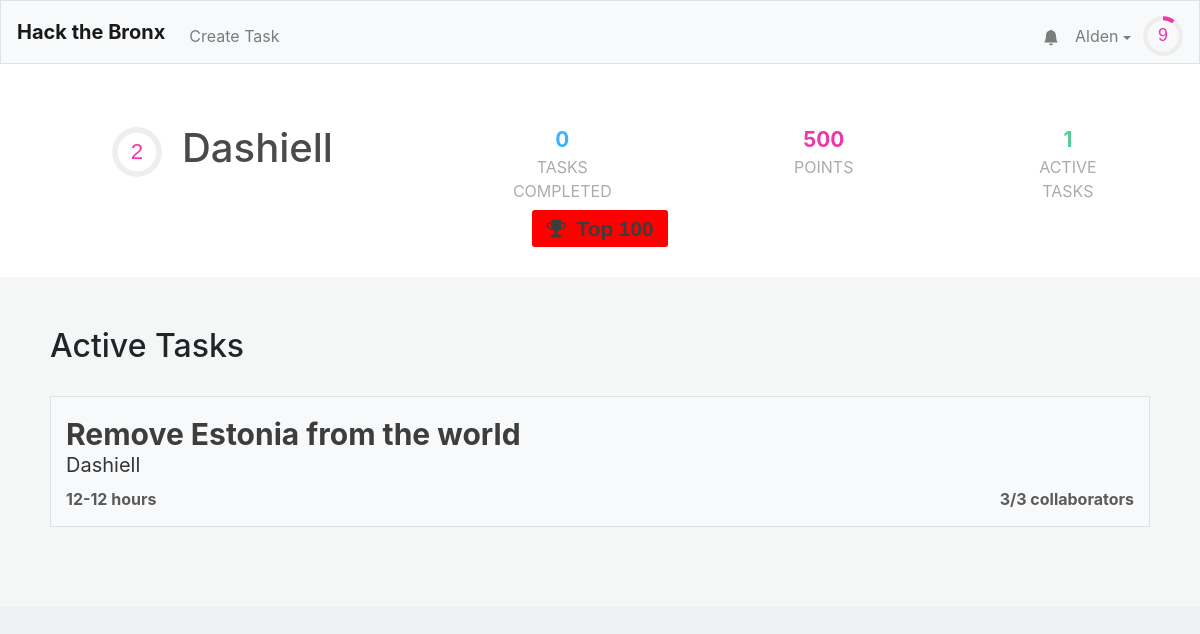
Page /profile/Dashiell (signed in) on the earlier database version.
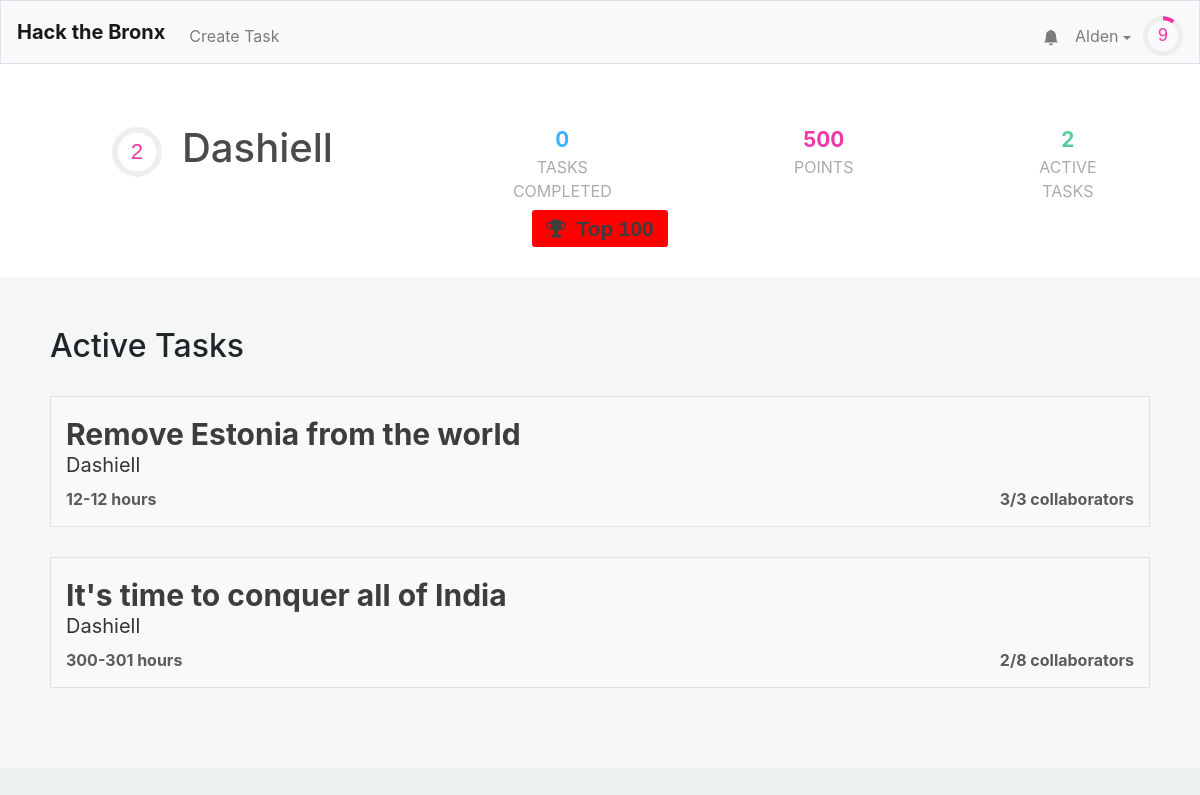
Same page on the later database version.
### tables this page shows
CREATE TABLE "tasks" (
	"id"	INTEGER NOT NULL UNIQUE,
	"title"	TEXT NOT NULL,
	"description"	TEXT,
	"languages"	BLOB,
	"image"	TEXT,
	"hmin"	INTEGER,
	"hmax"	INTEGER,
	"cmax"	INTEGER,
	"collaborators"	TEXT,
	"creator"	INTEGER,
	PRIMARY KEY("id" AUTOINCREMENT)
);

CREATE TABLE "users" (
	"id"	INTEGER NOT NULL UNIQUE,
	"username"	TEXT NOT NULL UNIQUE,
	"hash"	TEXT NOT NULL,
	"email"	TEXT,
	"tasks"	TEXT,
	"points"	INTEGER NOT NULL DEFAULT 0,
	"numcomplete"	INTEGER NOT NULL DEFAULT 0,
	"notifications"	BLOB,
	PRIMARY KEY("id" AUTOINCREMENT)
);

### application.py (the view)
@app.route("/profile/<username>")
@login_required
def profile(username):
    user = getuser(session, db)
    if user["username"] != username:
        other_user = get_user_from_name(username, db)
    else:
        other_user = user
    alltasks = db.execute("SELECT * FROM tasks")
    tasks = []
    for task in alltasks:
        if (task['creator'] == other_user['id'] or other_user['id'] in debyte(task['collaborators'])):
            task['creator'] = other_user["username"]
            task["collaborators-count"] = len(debyte(task['collaborators']))
            task["points"] = calculate_points(task)
            tasks.append(task)
    return render_template("profile.html",other_user=other_user,user=user,active_tasks=tasks,task_count=len(tasks), len=len)

### application.py (called while the page is built)
@app.after_request
def after_request(response):
    response.headers["Cache-Control"] = "no-cache, no-store, must-revalidate"
    response.headers["Expires"] = 0
    response.headers["Pragma"] = "no-cache"
    return response

### helpers.py (called while the page is built)
def login_required(f):
    @wraps(f)
    def decorated_function(*args, **kwargs):
        if session.get("user_id") is None:
            return redirect("/login")
        return f(*args, **kwargs)
    return decorated_function

def debyte(obj):
    return pickle.loads(obj)

def getuser(session, db):
    user =  db.execute("SELECT * FROM users WHERE id = :id", id=session["user_id"])[0]
    user["level"]=int(user['points']**.5//8)
    user["level-progress"] = (user['points']**.5/8-user["level"])*100
    user["notifications"] = debyte(user["notifications"]) if user["notifications"] else []
    user["notification-amount"] = len(user["notifications"])
    return user

def get_user_from_name(name, db):
    user =  db.execute("SELECT * FROM users WHERE username = :name", name=name)[0]
    user["level"]=int(user['points']**.5//8)
    user["level-progress"] = (user['points']**.5%8)/(((user["level"]+1)*8)**2)
    return user

### templates/profile.html (shortened to what this page needs)
{% extends "layout.html" %}
{% block head %}
    <link href="/static/profile.css" rel="stylesheet">
    <link rel="stylesheet" href="https://use.fontawesome.com/releases/v5.0.7/css/all.css">
	<link href="https://cdnjs.cloudflare.com/ajax/libs/font-awesome/4.7.0/css/font-awesome.min.css" rel="stylesheet"/>
{% endblock %}
{% block mainnocont %}
	<div class="profile-outer">
		<div class="name-wrapper">
			<div class = "name-section">
			 	<div style="display: flex; align-items: center;">
					<div style = "margin-left: 12px;">
						<svg viewBox="0 0 36 36" class="level-display-outer">
							<path class="level-display-bg"
				        d="M18 2.0845
				          a 15.9155 15.9155 0 0 1 0 31.831
				          a 15.9155 15.9155 0 0 1 0 -31.831"
				      />
						  <path class = "level-display"
						    d="M18 2.0845
						      a 15.9155 15.9155 0 0 1 0 31.831
						      a 15.9155 15.9155 0 0 1 0 -31.831"
						    fill="none"
						    stroke="#444";
						    stroke-width="1";
						    stroke-dasharray="{{ other_user["level-progress"] }}, 100";
						  />
						  <text x="18" y="22.8" class="level">{{other_user["level"]}}</text>
						</svg>
					</div>
					<h1 class="profile-username">{{other_user["username"]}}</h1>
				</div>
				<div class = "tasks-completed">
					<span>{{ other_user["numcomplete"] }}</span>
					<div>Tasks Completed</div>
				</div>
				<div class = "point-count">
					<span>{{ other_user["points"] }}</span>
					<div>Points</div>
				</div>
				<div class = "active-tasks">
					<span>{{ task_count }}</span>
					<div>Active Tasks</div>
				</div>
			</div>
			<div class="user-tags">
				<span class="tag" style="font-family:Arial, FontAwesome">
					&#xf091; <b style="margin-left: 5px;"> Top 100</b>
				</span>
			</div>
		</div>
		<div class = "information">
			<h2>Active Tasks</h2>
			<div class = "a-tasks">
				{% for task in active_tasks %}
					<a class = "div-link" href="/task/{{task.id}}">
						<div class="task">
							<span class="task-name">{{ task["title"] }}</span>
							<span class="task-creator">{{ task["creator"] }}</span>
							<div class="task-stats">
								<span class="task-time">{{ task["hmin"] }}-{{ task["hmax"] }} hours</span>
								<span class="task-collaborator-count">{{task["collaborators-count"] }}/{{ task["cmax"] }} collaborators</span>
							</div>
						</div>
					</a>
				{% endfor %}
			</div>
		</div>
	</div>
{% endblock %}

Differences in the rows shown:
added tasks: title "It's time to conquer all of India", creator "Dashiell", hmin "300", hmax "301", id "2", cmax "8"
Other differences:
{{ task_count }}: "1" → "2"
